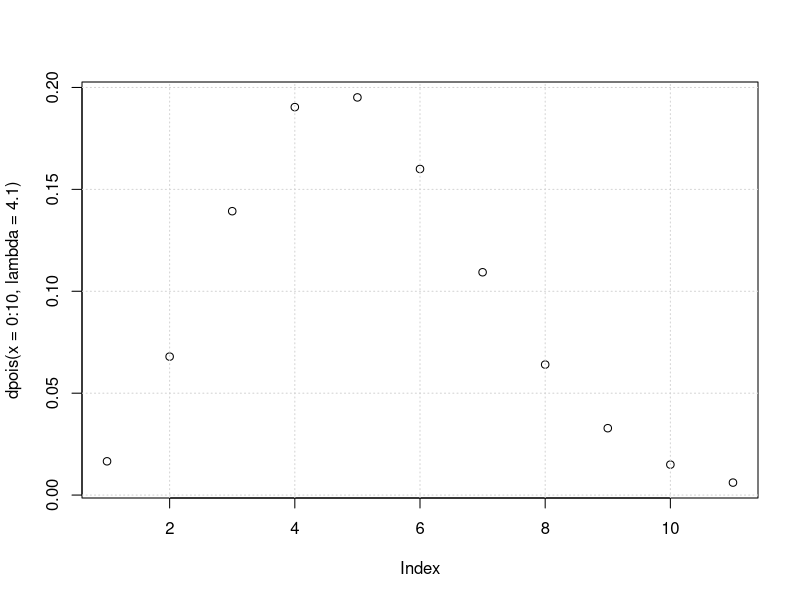

R code for this plot:

# Define a sequence of x-values
x <-  # From -4 to 4 standard deviations

# Calculate the corresponding y-values using dnorm()
#y <- dnorm(x, mean = mean, sd = sd)

# Plot the normal curve
 plot( dpois( x=0:10, lambda=4.1 ))

# Add a grid for better visualization
grid()
